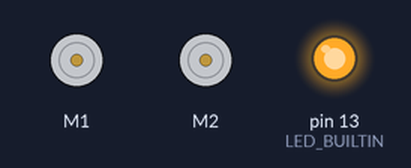
This sketch was run on a simulated Arduino Uno, built for the host (arithmetic inside an expression is 32-bit, double 64-bit). On the bench: 2 × DC motor (green arrow = forward, orange = backward, longer = faster), output pins drawn as LEDs (lit = HIGH).

Above: at 0.2 s.
At 14.0 s:
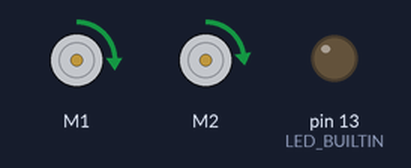
At 23.0 s:
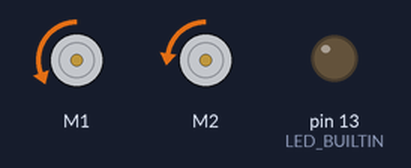
At 45.0 s:
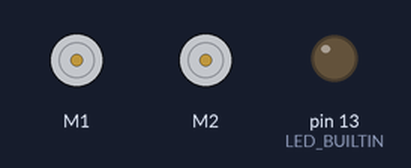
Timing chart, 0 to 71.6 s (numbered marks = the images above):
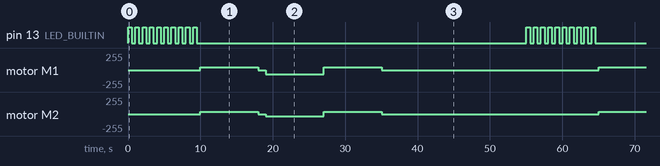

Measured:
- by itself, pin 13 (LED_BUILTIN): repeats every 55.0 s: 9 × (LOW 0.50 s, HIGH 0.50 s), LOW 45.5 s, HIGH 0.50 s
- by itself, motor M2: repeats every 55.0 s: stopped 1.0 s, backward 32/255 8.0 s, forward 32/255 8.0 s, stopped 30.0 s, forward 32/255 8.0 s
- by itself, motor M1: repeats every 55.0 s: stopped 1.0 s, backward 64/255 8.0 s, stopped 0.01 s, forward 40/255 8.0 s, stopped 30.0 s, forward 40/255 8.0 s

The sketch:

Sergi_v4.ino
```cpp
// (licence header left out)
#include <SabertoothSimplified.h>

SabertoothSimplified ST; // We'll name the Sabertooth object ST.
                         // For how to configure the Sabertooth, see the DIP Switch Wizard for
                         //   http://www.dimensionengineering.com/datasheets/SabertoothDIPWizard/start.htm
                         // Be sure to select Simplified Serial Mode for use with this library.
                         // This sample uses a baud rate of 9600.
                         //
                         // Connections to make:
                         //   Arduino TX->1  ->  Sabertooth S1
                         //   Arduino GND    ->  Sabertooth 0V
                         //   Arduino VIN    ->  Sabertooth 5V (OPTIONAL, if you want the Sabertooth to power the Arduino)
                         //
                         // If you want to use a pin other than TX->1, see the SoftwareSerial example.

void setup()
{
  SabertoothTXPinSerial.begin(9600); // This is the baud rate you chose with the DIP switches.
  // initialize digital pin LED_BUILTIN as an output.
  pinMode(LED_BUILTIN, OUTPUT);
  ST.motor(1, 0);    // Stop. In an emergency,
  ST.motor(2, 0);    // just hit the 'reset' button on the Arduino.
}

void flash( int count)
{
  for(int c=count; c--; c==0){
    digitalWrite(LED_BUILTIN, HIGH);   // turn the LED on (HIGH is the voltage level)
    delay(500);                       // wait for a second
    digitalWrite(LED_BUILTIN, LOW);    // turn the LED off by making the voltage LOW
    delay(500);                       // wait for a second
  }
}

void loop()
{
  flash(10);
  ST.motor(1, 20);  // Go forward at 16.
  ST.motor(2, 16);  // Go forward at 16.
  delay(8000);       // Wait 8 seconds.

  ST.motor(1, 0);    // Stop.
  ST.motor(2, 0);    // Stop.
  delay(1000);       // Wait 1 seconds.

  ST.motor(1, -32);  // Go forward at 16.
  ST.motor(2, -16);  // Go backward at 16.
  delay(8000);       // Wait 4 seconds.

  ST.motor(1, 0);    // Stop.
  ST.motor(2, 0);    // Stop.

  ST.motor(1, 20);  // Go forward at 16.
  ST.motor(2, 16);  // Go forward at 16.
  delay(8000);       // Wait 8 seconds.

  ST.motor(1, 0);    // Stop.
  ST.motor(2, 0);    // Stop.
  delay(20000);       // Wait 20 seconds.
}
```
